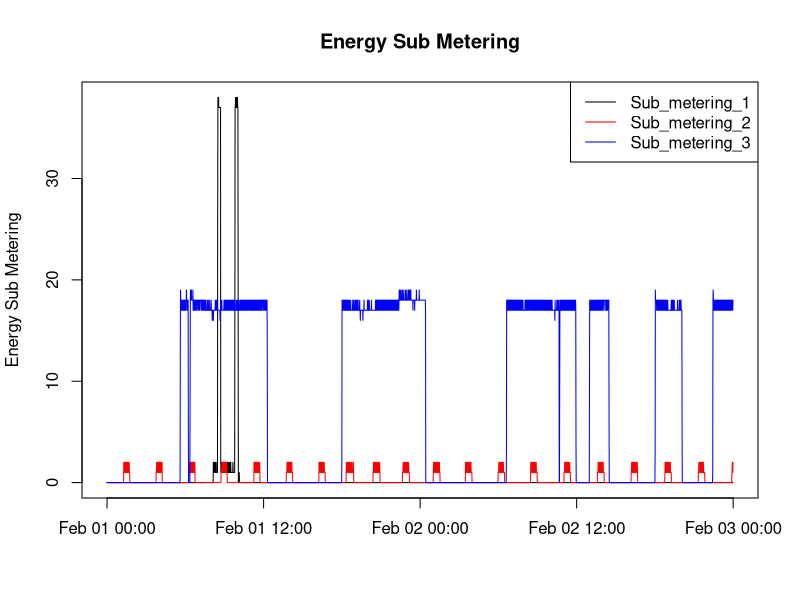

Write R code to recreate this figure.
# Read in the data

d <- read.csv("./household_p_c_small.txt",sep=";")
d$Date <- as.Date(d$Date,format="%d/%m/%Y")
d$Sub_metering_1 <- as.double(d$Sub_metering_1)
d$Sub_metering_2 <- as.double(d$Sub_metering_2)
d$Sub_metering_3 <- as.double(d$Sub_metering_3)

# subset to only the dates in question
e <- d[d$Date >= as.Date("2007-02-01") & d$Date <= as.Date("2007-02-02"),]
e$Time <- strptime(paste(as.character(e$Date),as.character(e$Time)),format="%Y-%m-%d %T")

# plot the histogram, output device PNG

png(filename="./plot3.png")
plot(e$Time,e$Sub_metering_1,type='l',xlab="",ylab="Energy Sub Metering", main="Energy Sub Metering")
lines(e$Time,e$Sub_metering_2,col='red')
lines(e$Time,e$Sub_metering_3,col='blue')
legend("topright", legend=colnames(d)[grep('Sub_metering',colnames(d))], lty=c(1,1,1), col=c("black","red","blue") )
dev.off()
